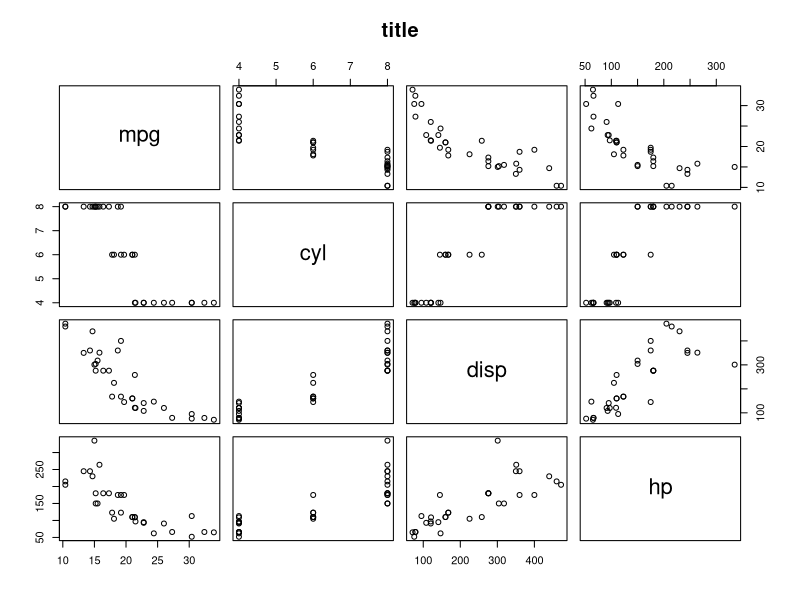

This chart was generated by the following R code:
## ---- chunk 1
cor(mtcars[,1:4])
## ---- chunk 2
#lots of variables so only look at first 4
testdf <- mtcars[,1:4]
pairs(testdf, main = "title")
